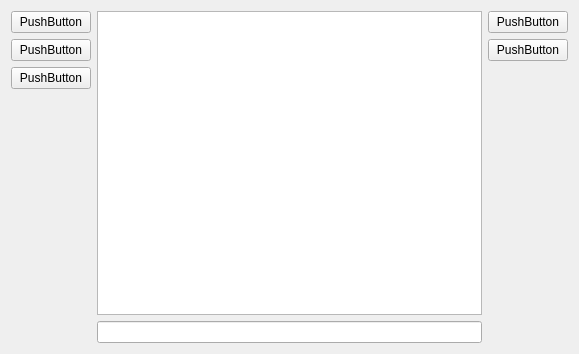
<?xml version="1.0" encoding="UTF-8"?>
<ui version="4.0">
 <class>Form</class>
 <widget class="QWidget" name="Form">
  <property name="geometry">
   <rect>
    <x>0</x>
    <y>0</y>
    <width>579</width>
    <height>354</height>
   </rect>
  </property>
  <property name="windowTitle">
   <string>Form</string>
  </property>
  <layout class="QVBoxLayout" name="verticalLayout_4">
   <item>
    <layout class="QHBoxLayout" name="horizontalLayout">
     <item>
      <layout class="QVBoxLayout" name="verticalLayout">
       <item>
        <widget class="QPushButton" name="push_button">
         <property name="text">
          <string>PushButton</string>
         </property>
        </widget>
       </item>
       <item>
        <widget class="QPushButton" name="pushButton_2">
         <property name="text">
          <string>PushButton</string>
         </property>
        </widget>
       </item>
       <item>
        <widget class="QPushButton" name="pushButton_3">
         <property name="text">
          <string>PushButton</string>
         </property>
        </widget>
       </item>
       <item>
        <spacer name="verticalSpacer">
         <property name="orientation">
          <enum>Qt::Vertical</enum>
         </property>
         <property name="sizeHint" stdset="0">
          <size>
           <width>20</width>
           <height>40</height>
          </size>
         </property>
        </spacer>
       </item>
      </layout>
     </item>
     <item>
      <layout class="QVBoxLayout" name="verticalLayout_3">
       <item>
        <widget class="QTextEdit" name="textEdit"/>
       </item>
       <item>
        <widget class="QLineEdit" name="lineEdit"/>
       </item>
      </layout>
     </item>
     <item>
      <layout class="QVBoxLayout" name="verticalLayout_2">
       <item>
        <widget class="QPushButton" name="pushButton_4">
         <property name="text">
          <string>PushButton</string>
         </property>
        </widget>
       </item>
       <item>
        <widget class="QPushButton" name="pushButton_5">
         <property name="text">
          <string>PushButton</string>
         </property>
        </widget>
       </item>
       <item>
        <spacer name="verticalSpacer_2">
         <property name="orientation">
          <enum>Qt::Vertical</enum>
         </property>
         <property name="sizeHint" stdset="0">
          <size>
           <width>20</width>
           <height>40</height>
          </size>
         </property>
        </spacer>
       </item>
      </layout>
     </item>
    </layout>
   </item>
  </layout>
 </widget>
 <resources/>
 <connections/>
</ui>
